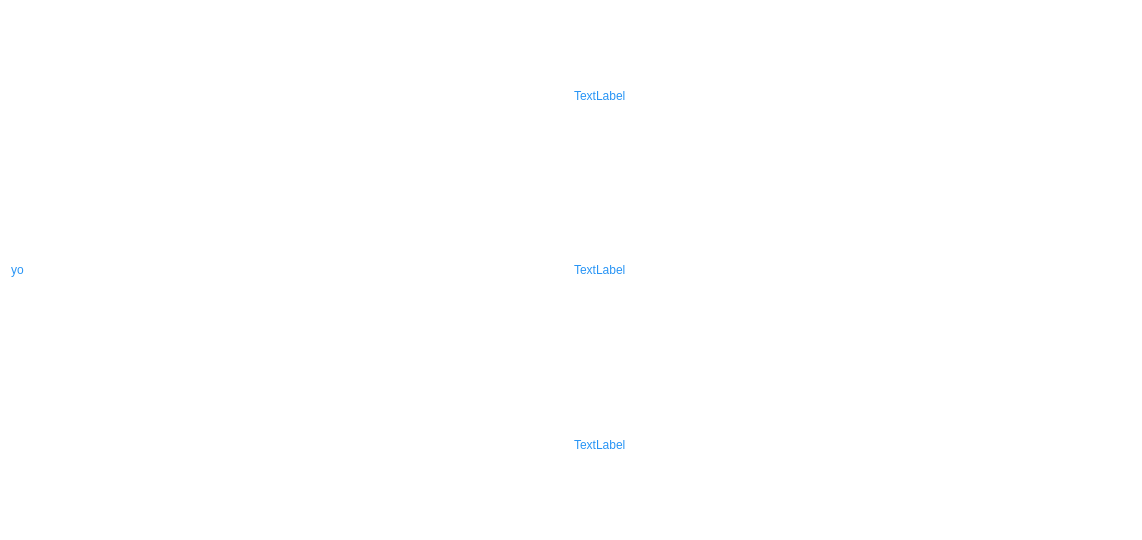
<?xml version="1.0" encoding="UTF-8"?>
<ui version="4.0">
 <class>Images</class>
 <widget class="QDialog" name="Images">
  <property name="geometry">
   <rect>
    <x>0</x>
    <y>0</y>
    <width>1142</width>
    <height>540</height>
   </rect>
  </property>
  <property name="windowTitle">
   <string>Images</string>
  </property>
  <property name="styleSheet">
   <string notr="true">QDialog#Images{
	background-image: url(:/new/Images/Backround.jpg);
	background-color: #ffffff;
}</string>
  </property>
  <layout class="QGridLayout" name="gridLayout">
   <item row="0" column="0">
    <layout class="QHBoxLayout" name="horizontalLayout">
     <item>
      <widget class="QLabel" name="label_first">
       <property name="styleSheet">
        <string notr="true">QLabel{
	color: #2794f5;
}</string>
       </property>
       <property name="text">
        <string>yo</string>
       </property>
      </widget>
     </item>
     <item>
      <layout class="QVBoxLayout" name="verticalLayout">
       <item>
        <widget class="QLabel" name="label_second">
         <property name="styleSheet">
          <string notr="true">QLabel#label_second{
	color: #2794f5;
}</string>
         </property>
         <property name="text">
          <string>TextLabel</string>
         </property>
        </widget>
       </item>
       <item>
        <widget class="QLabel" name="label_third">
         <property name="styleSheet">
          <string notr="true">QLabel#label_third{
	color: #2794f5;
}</string>
         </property>
         <property name="text">
          <string>TextLabel</string>
         </property>
        </widget>
       </item>
       <item>
        <widget class="QLabel" name="label_fourth">
         <property name="styleSheet">
          <string notr="true">QLabel#label_fourth{
	color: #2794f5;
}</string>
         </property>
         <property name="text">
          <string>TextLabel</string>
         </property>
        </widget>
       </item>
      </layout>
     </item>
    </layout>
   </item>
  </layout>
 </widget>
 <resources/>
 <connections/>
</ui>
